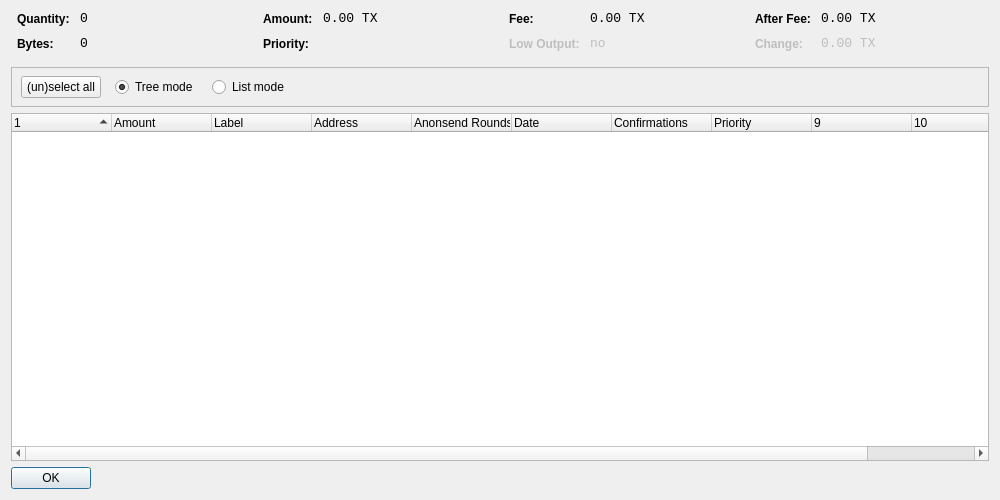
<?xml version="1.0" encoding="UTF-8"?>
<ui version="4.0">
 <class>CoinControlDialog</class>
 <widget class="QDialog" name="CoinControlDialog">
  <property name="geometry">
   <rect>
    <x>0</x>
    <y>0</y>
    <width>1000</width>
    <height>500</height>
   </rect>
  </property>
  <property name="windowTitle">
   <string>Coin Control</string>
  </property>
  <layout class="QVBoxLayout" name="verticalLayout">
   <item>
    <layout class="QHBoxLayout" name="horizontalLayoutTop" stretch="0,0,0,0">
     <property name="topMargin">
      <number>0</number>
     </property>
     <property name="bottomMargin">
      <number>10</number>
     </property>
     <item>
      <layout class="QFormLayout" name="formLayoutCoinControl1">
       <property name="horizontalSpacing">
        <number>10</number>
       </property>
       <property name="verticalSpacing">
        <number>10</number>
       </property>
       <property name="leftMargin">
        <number>6</number>
       </property>
       <property name="rightMargin">
        <number>6</number>
       </property>
       <item row="0" column="0">
        <widget class="QLabel" name="labelCoinControlQuantityText">
         <property name="styleSheet">
          <string notr="true">font-weight:bold;</string>
         </property>
         <property name="text">
          <string>Quantity:</string>
         </property>
        </widget>
       </item>
       <item row="0" column="1">
        <widget class="QLabel" name="labelCoinControlQuantity">
         <property name="font">
          <font>
           <family>Monospace</family>
           <pointsize>10</pointsize>
          </font>
         </property>
         <property name="cursor">
          <cursorShape>IBeamCursor</cursorShape>
         </property>
         <property name="contextMenuPolicy">
          <enum>Qt::ActionsContextMenu</enum>
         </property>
         <property name="text">
          <string notr="true">0</string>
         </property>
         <property name="textInteractionFlags">
          <set>Qt::LinksAccessibleByMouse|Qt::TextSelectableByKeyboard|Qt::TextSelectableByMouse</set>
         </property>
        </widget>
       </item>
       <item row="1" column="0">
        <widget class="QLabel" name="labelCoinControlBytesText">
         <property name="styleSheet">
          <string notr="true">font-weight:bold;</string>
         </property>
         <property name="text">
          <string>Bytes:</string>
         </property>
        </widget>
       </item>
       <item row="1" column="1">
        <widget class="QLabel" name="labelCoinControlBytes">
         <property name="font">
          <font>
           <family>Monospace</family>
           <pointsize>10</pointsize>
          </font>
         </property>
         <property name="cursor">
          <cursorShape>IBeamCursor</cursorShape>
         </property>
         <property name="contextMenuPolicy">
          <enum>Qt::ActionsContextMenu</enum>
         </property>
         <property name="text">
          <string notr="true">0</string>
         </property>
         <property name="textInteractionFlags">
          <set>Qt::LinksAccessibleByMouse|Qt::TextSelectableByKeyboard|Qt::TextSelectableByMouse</set>
         </property>
        </widget>
       </item>
      </layout>
     </item>
     <item>
      <layout class="QFormLayout" name="formLayoutCoinControl2">
       <property name="horizontalSpacing">
        <number>10</number>
       </property>
       <property name="verticalSpacing">
        <number>10</number>
       </property>
       <property name="leftMargin">
        <number>6</number>
       </property>
       <property name="rightMargin">
        <number>6</number>
       </property>
       <item row="0" column="0">
        <widget class="QLabel" name="labelCoinControlAmountText">
         <property name="styleSheet">
          <string notr="true">font-weight:bold;</string>
         </property>
         <property name="text">
          <string>Amount:</string>
         </property>
        </widget>
       </item>
       <item row="0" column="1">
        <widget class="QLabel" name="labelCoinControlAmount">
         <property name="font">
          <font>
           <family>Monospace</family>
           <pointsize>10</pointsize>
          </font>
         </property>
         <property name="cursor">
          <cursorShape>IBeamCursor</cursorShape>
         </property>
         <property name="contextMenuPolicy">
          <enum>Qt::ActionsContextMenu</enum>
         </property>
         <property name="text">
          <string notr="true">0.00 TX</string>
         </property>
         <property name="textInteractionFlags">
          <set>Qt::LinksAccessibleByMouse|Qt::TextSelectableByKeyboard|Qt::TextSelectableByMouse</set>
         </property>
        </widget>
       </item>
       <item row="1" column="0">
        <widget class="QLabel" name="labelCoinControlPriorityText">
         <property name="styleSheet">
          <string notr="true">font-weight:bold;</string>
         </property>
         <property name="text">
          <string>Priority:</string>
         </property>
        </widget>
       </item>
       <item row="1" column="1">
        <widget class="QLabel" name="labelCoinControlPriority">
         <property name="font">
          <font>
           <family>Monospace</family>
           <pointsize>10</pointsize>
          </font>
         </property>
         <property name="cursor">
          <cursorShape>IBeamCursor</cursorShape>
         </property>
         <property name="contextMenuPolicy">
          <enum>Qt::ActionsContextMenu</enum>
         </property>
         <property name="text">
          <string/>
         </property>
         <property name="textInteractionFlags">
          <set>Qt::LinksAccessibleByMouse|Qt::TextSelectableByKeyboard|Qt::TextSelectableByMouse</set>
         </property>
        </widget>
       </item>
      </layout>
     </item>
     <item>
      <layout class="QFormLayout" name="formLayoutCoinControl3">
       <property name="horizontalSpacing">
        <number>10</number>
       </property>
       <property name="verticalSpacing">
        <number>10</number>
       </property>
       <property name="leftMargin">
        <number>6</number>
       </property>
       <property name="rightMargin">
        <number>6</number>
       </property>
       <item row="0" column="0">
        <widget class="QLabel" name="labelCoinControlFeeText">
         <property name="styleSheet">
          <string notr="true">font-weight:bold;</string>
         </property>
         <property name="text">
          <string>Fee:</string>
         </property>
        </widget>
       </item>
       <item row="0" column="1">
        <widget class="QLabel" name="labelCoinControlFee">
         <property name="font">
          <font>
           <family>Monospace</family>
           <pointsize>10</pointsize>
          </font>
         </property>
         <property name="cursor">
          <cursorShape>IBeamCursor</cursorShape>
         </property>
         <property name="contextMenuPolicy">
          <enum>Qt::ActionsContextMenu</enum>
         </property>
         <property name="text">
          <string notr="true">0.00 TX</string>
         </property>
         <property name="textInteractionFlags">
          <set>Qt::LinksAccessibleByMouse|Qt::TextSelectableByKeyboard|Qt::TextSelectableByMouse</set>
         </property>
        </widget>
       </item>
       <item row="1" column="0">
        <widget class="QLabel" name="labelCoinControlLowOutputText">
         <property name="enabled">
          <bool>false</bool>
         </property>
         <property name="styleSheet">
          <string notr="true">font-weight:bold;</string>
         </property>
         <property name="text">
          <string>Low Output:</string>
         </property>
        </widget>
       </item>
       <item row="1" column="1">
        <widget class="QLabel" name="labelCoinControlLowOutput">
         <property name="enabled">
          <bool>false</bool>
         </property>
         <property name="font">
          <font>
           <family>Monospace</family>
           <pointsize>10</pointsize>
          </font>
         </property>
         <property name="cursor">
          <cursorShape>IBeamCursor</cursorShape>
         </property>
         <property name="contextMenuPolicy">
          <enum>Qt::ActionsContextMenu</enum>
         </property>
         <property name="text">
          <string notr="true">no</string>
         </property>
         <property name="textInteractionFlags">
          <set>Qt::LinksAccessibleByMouse|Qt::TextSelectableByKeyboard|Qt::TextSelectableByMouse</set>
         </property>
        </widget>
       </item>
      </layout>
     </item>
     <item>
      <layout class="QFormLayout" name="formLayoutCoinControl4">
       <property name="horizontalSpacing">
        <number>10</number>
       </property>
       <property name="verticalSpacing">
        <number>10</number>
       </property>
       <property name="leftMargin">
        <number>6</number>
       </property>
       <property name="rightMargin">
        <number>6</number>
       </property>
       <item row="0" column="0">
        <widget class="QLabel" name="labelCoinControlAfterFeeText">
         <property name="styleSheet">
          <string notr="true">font-weight:bold;</string>
         </property>
         <property name="text">
          <string>After Fee:</string>
         </property>
        </widget>
       </item>
       <item row="0" column="1">
        <widget class="QLabel" name="labelCoinControlAfterFee">
         <property name="font">
          <font>
           <family>Monospace</family>
           <pointsize>10</pointsize>
          </font>
         </property>
         <property name="cursor">
          <cursorShape>IBeamCursor</cursorShape>
         </property>
         <property name="contextMenuPolicy">
          <enum>Qt::ActionsContextMenu</enum>
         </property>
         <property name="text">
          <string notr="true">0.00 TX</string>
         </property>
         <property name="textInteractionFlags">
          <set>Qt::LinksAccessibleByMouse|Qt::TextSelectableByKeyboard|Qt::TextSelectableByMouse</set>
         </property>
        </widget>
       </item>
       <item row="1" column="0">
        <widget class="QLabel" name="labelCoinControlChangeText">
         <property name="enabled">
          <bool>false</bool>
         </property>
         <property name="styleSheet">
          <string notr="true">font-weight:bold;</string>
         </property>
         <property name="text">
          <string>Change:</string>
         </property>
        </widget>
       </item>
       <item row="1" column="1">
        <widget class="QLabel" name="labelCoinControlChange">
         <property name="enabled">
          <bool>false</bool>
         </property>
         <property name="font">
          <font>
           <family>Monospace</family>
           <pointsize>10</pointsize>
          </font>
         </property>
         <property name="cursor">
          <cursorShape>IBeamCursor</cursorShape>
         </property>
         <property name="contextMenuPolicy">
          <enum>Qt::ActionsContextMenu</enum>
         </property>
         <property name="text">
          <string notr="true">0.00 TX</string>
         </property>
         <property name="textInteractionFlags">
          <set>Qt::LinksAccessibleByMouse|Qt::TextSelectableByKeyboard|Qt::TextSelectableByMouse</set>
         </property>
        </widget>
       </item>
      </layout>
     </item>
    </layout>
   </item>
   <item>
    <widget class="QFrame" name="frame">
     <property name="minimumSize">
      <size>
       <width>0</width>
       <height>40</height>
      </size>
     </property>
     <property name="frameShape">
      <enum>QFrame::StyledPanel</enum>
     </property>
     <property name="frameShadow">
      <enum>QFrame::Sunken</enum>
     </property>
     <widget class="QWidget" name="horizontalLayoutWidget">
      <property name="geometry">
       <rect>
        <x>10</x>
        <y>0</y>
        <width>781</width>
        <height>41</height>
       </rect>
      </property>
      <layout class="QHBoxLayout" name="horizontalLayoutPanel" stretch="0,0,0,0,0">
       <property name="spacing">
        <number>14</number>
       </property>
       <item>
        <widget class="QPushButton" name="pushButtonSelectAll">
         <property name="sizePolicy">
          <sizepolicy hsizetype="Maximum" vsizetype="Fixed">
           <horstretch>0</horstretch>
           <verstretch>0</verstretch>
          </sizepolicy>
         </property>
         <property name="text">
          <string>(un)select all</string>
         </property>
        </widget>
       </item>
       <item>
        <widget class="QRadioButton" name="radioTreeMode">
         <property name="sizePolicy">
          <sizepolicy hsizetype="Maximum" vsizetype="Fixed">
           <horstretch>0</horstretch>
           <verstretch>0</verstretch>
          </sizepolicy>
         </property>
         <property name="text">
          <string>Tree mode</string>
         </property>
         <property name="checked">
          <bool>true</bool>
         </property>
        </widget>
       </item>
       <item>
        <widget class="QRadioButton" name="radioListMode">
         <property name="sizePolicy">
          <sizepolicy hsizetype="Maximum" vsizetype="Fixed">
           <horstretch>0</horstretch>
           <verstretch>0</verstretch>
          </sizepolicy>
         </property>
         <property name="text">
          <string>List mode</string>
         </property>
        </widget>
       </item>
       <item>
        <spacer name="horizontalSpacer">
         <property name="orientation">
          <enum>Qt::Horizontal</enum>
         </property>
         <property name="sizeHint" stdset="0">
          <size>
           <width>40</width>
           <height>20</height>
          </size>
         </property>
        </spacer>
       </item>
      </layout>
     </widget>
    </widget>
   </item>
   <item>
    <widget class="CoinControlTreeWidget" name="treeWidget">
     <property name="contextMenuPolicy">
      <enum>Qt::CustomContextMenu</enum>
     </property>
     <property name="sortingEnabled">
      <bool>false</bool>
     </property>
     <property name="columnCount">
      <number>11</number>
     </property>
     <attribute name="headerShowSortIndicator" stdset="0">
      <bool>true</bool>
     </attribute>
     <attribute name="headerStretchLastSection">
      <bool>false</bool>
     </attribute>
     <column>
      <property name="text">
       <string/>
      </property>
     </column>
     <column>
      <property name="text">
       <string>Amount</string>
      </property>
     </column>
     <column>
      <property name="text">
       <string>Label</string>
      </property>
     </column>
     <column>
      <property name="text">
       <string>Address</string>
      </property>
     </column>
     <column>
      <property name="text">
       <string>Anonsend Rounds</string>
      </property>
    </column>
     <column>
      <property name="text">
       <string>Date</string>
      </property>
     </column>
     <column>
      <property name="text">
       <string>Confirmations</string>
      </property>
      <property name="toolTip">
       <string>Confirmed</string>
      </property>
     </column>
     <column>
      <property name="text">
       <string>Priority</string>
      </property>
     </column>
     <column>
      <property name="text">
       <string/>
      </property>
     </column>
     <column>
      <property name="text">
       <string/>
      </property>
     </column>
     <column>
      <property name="text">
       <string/>
      </property>
     </column>
     <column>
      <property name="text">
       <string/>
      </property>
     </column>
    </widget>
   </item>
   <item>
    <widget class="QDialogButtonBox" name="buttonBox">
     <property name="sizePolicy">
      <sizepolicy hsizetype="Maximum" vsizetype="Fixed">
       <horstretch>0</horstretch>
       <verstretch>0</verstretch>
      </sizepolicy>
     </property>
     <property name="orientation">
      <enum>Qt::Horizontal</enum>
     </property>
     <property name="standardButtons">
      <set>QDialogButtonBox::Ok</set>
     </property>
    </widget>
   </item>
  </layout>
 </widget>
 <customwidgets>
  <customwidget>
   <class>CoinControlTreeWidget</class>
   <extends>QTreeWidget</extends>
   <header>coincontroltreewidget.h</header>
  </customwidget>
 </customwidgets>
 <resources/>
 <connections/>
</ui>
